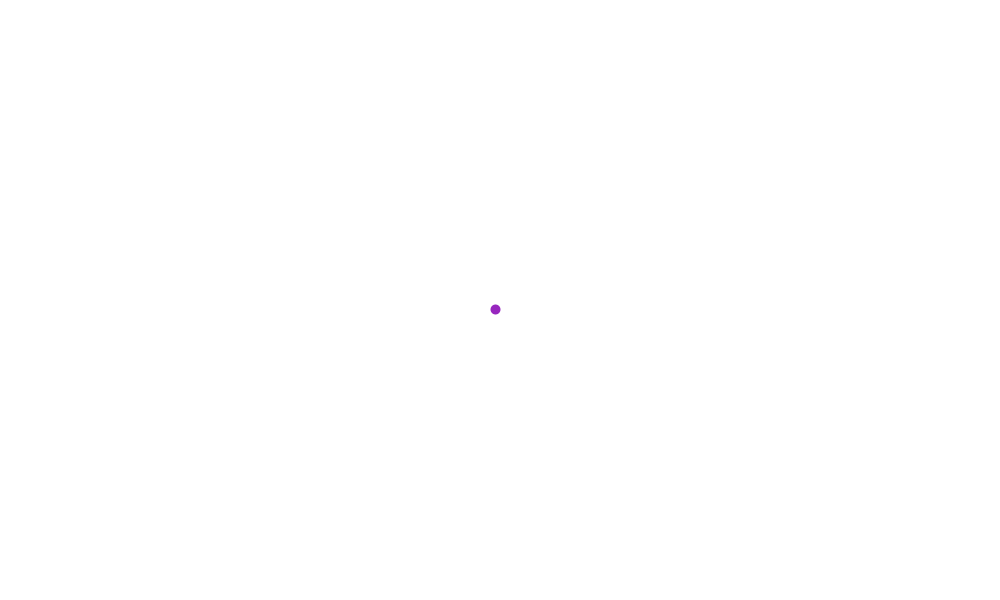
Frame 1 (no input)
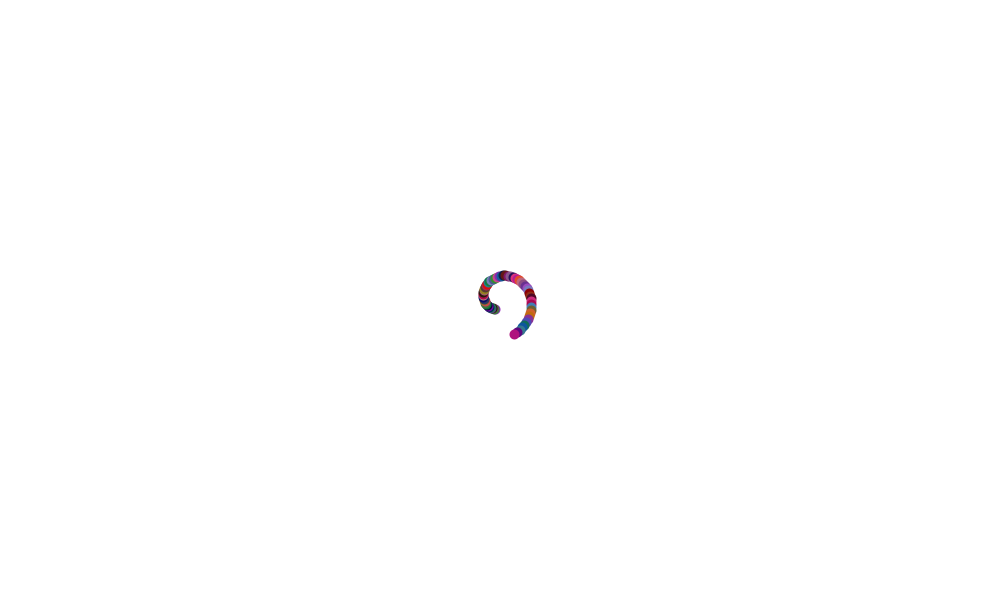
Frame 60 (the mouse pressed at the canvas centre just before this capture)
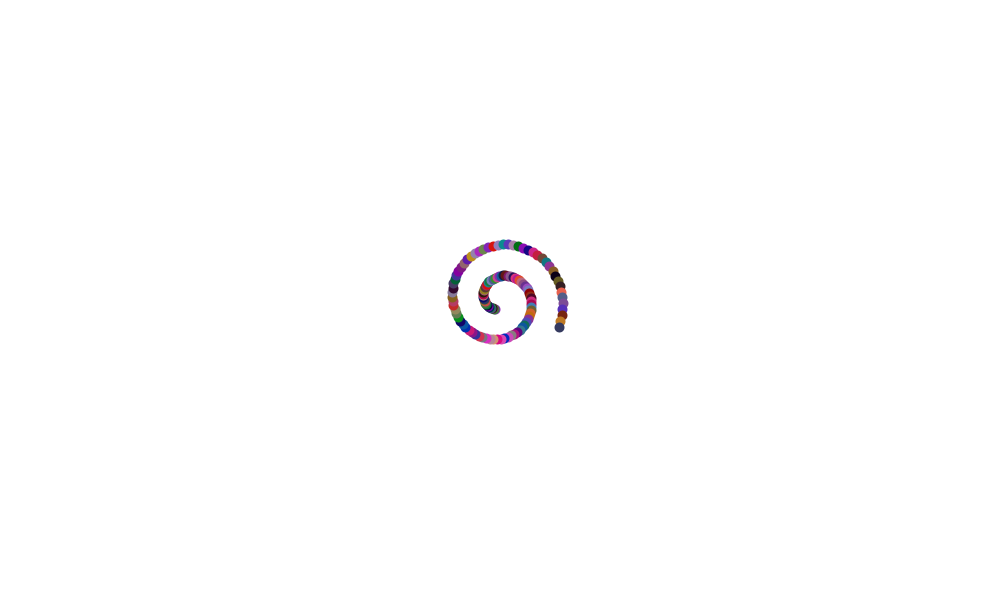
Frame 120 (the mouse held since frame 60 and released just before this capture)

The Processing sketch that drew these frames (run headless with seeded random() and noise(); from frame 60 on, the mouse is pressed at the canvas centre):

// Processing sketch: processing_182325
// ── processing_182325.pde

float sferz;
//float qweuiop

void setup()
{
  size(1000,600);
  background(255);
  sferz = 2;
  //qwertuio
  
}

void draw()
{
  translate(width/2,height/2);
  //rect(0,0,sferz,sferz);
  
  
    //translate(500,300);
    rotate(sferz);
    strokeWeight(10);
    stroke(random(234),random(150),random(200));
    point(sferz*5+0,0); //riattiva questo
    //line(0,0,500,500);
    sferz = sferz+PI/34;
    //line(sferz,sferz*5+7,sferz,sferz);
    
    
}
